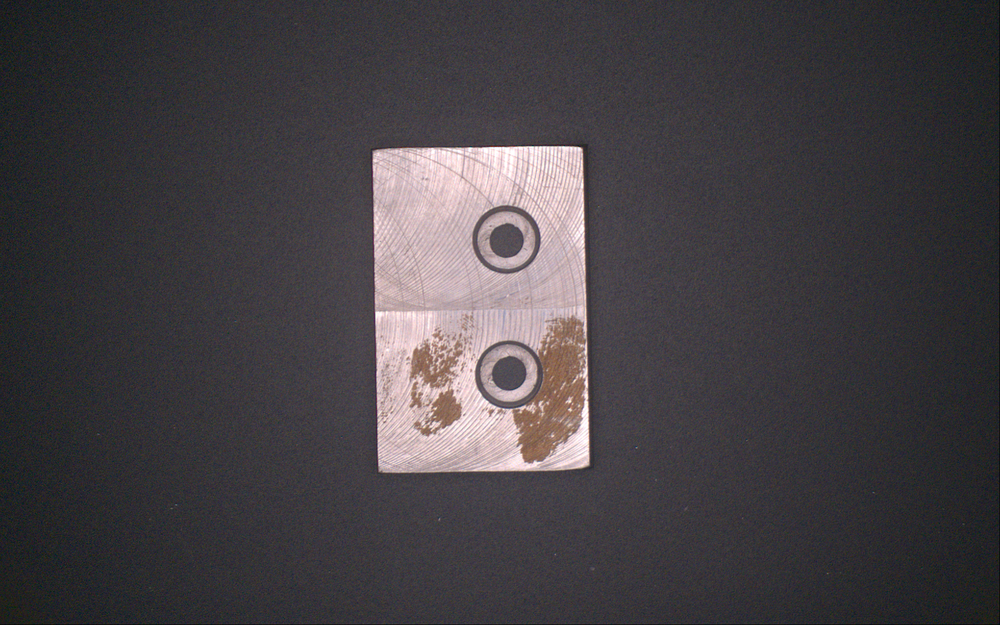
#> input picture Data/Dataset_v1/images/test/Image_001.png, 1000 x 625 px, shrunk from 1920 x 1200 before the run, found by its file name; the run also reads 1 picture not shown here
$ python mod_nn.py
#> lines starting #> are read from the running program, lines starting #| are printed output that depends on the picture; long printed decimals are rounded
import cv2
import numpy as np
import matplotlib.pyplot as plt

from skimage.exposure import match_histograms

def estimate_image_properties(image):
    # Convert to grayscale for brightness and contrast
    gray = cv2.cvtColor(image, cv2.COLOR_BGR2GRAY)

    brightness = np.mean(gray)
    contrast = np.std(gray)

    # Convert to HSV for saturation
    hsv = cv2.cvtColor(image, cv2.COLOR_BGR2HSV)
    saturation = np.mean(hsv[:, :, 1])

    return brightness, contrast, saturation

def apply_image_properties(image, brightness_delta=0.0, contrast_ratio=1.0, saturation_ratio=1.0):
    # Convert to LAB
    lab = cv2.cvtColor(image, cv2.COLOR_BGR2LAB).astype(np.float32)

    # Adjust L channel
    l = lab[:, :, 0]
    l = contrast_ratio * l + brightness_delta
    l = np.clip(l, 0, 255)
    lab[:, :, 0] = l

    img_bc = cv2.cvtColor(lab.astype(np.uint8), cv2.COLOR_LAB2BGR)

    # Adjust saturation in HSV
    hsv = cv2.cvtColor(img_bc, cv2.COLOR_BGR2HSV).astype(np.float32)
    hsv[:, :, 1] *= saturation_ratio
    hsv[:, :, 1] = np.clip(hsv[:, :, 1], 0, 255)

    result = cv2.cvtColor(hsv.astype(np.uint8), cv2.COLOR_HSV2BGR)
    return result

def match_image_style(source_img, target_img):
    src_b, src_c, src_s = estimate_image_properties(source_img)
    tgt_b, tgt_c, tgt_s = estimate_image_properties(target_img)

    print(f"Source - Brightness: {src_b:.2f}, Contrast: {src_c:.2f}, Saturation: {src_s:.2f}")
    print(f"Target - Brightness: {tgt_b:.2f}, Contrast: {tgt_c:.2f}, Saturation: {tgt_s:.2f}")

    epsilon = 1e-5  # small number to avoid div by zero

    # Brightness delta: straightforward difference
    brightness_delta = src_b - tgt_b

    # Contrast ratio: avoid div zero & clip to sane range (e.g. 0.5x to 2x)
    contrast_ratio = src_c / (tgt_c + epsilon)
    contrast_ratio = np.clip(contrast_ratio, 0.5, 2.0)

    # Saturation ratio: similarly handle zero saturation target, clip too
    saturation_ratio = src_s / (tgt_s + epsilon)
    saturation_ratio = np.clip(saturation_ratio, 0.5, 2.0)

    # Optionally, if source values are too low (near zero), set ratio to 1 to avoid weird scaling
    if src_c < epsilon:
        contrast_ratio = 1.0
    if src_s < epsilon:
        saturation_ratio = 1.0

    print(brightness_delta, contrast_ratio, saturation_ratio)

    return apply_image_properties(target_img, -5.0, 1.0, 1.0)

# --- Load source and target images ---
real_img = cv2.imread(r"C:\projects\Synth_Eye\Data\Dataset_v1\images\test\Image_001.png")
#> real_img is the input picture: shape (625, 1000, 3); mean B, G, R 68.1, 64.4, 68.6
synthetic_img = cv2.imread(r"C:\projects\Synth_Eye\Data\Dataset_v1\images\train\Image_001.png")

modified_img = match_image_style(real_img, synthetic_img)
#> in estimate_image_properties, `brightness = np.mean(gray)`: brightness = 66.05
#> in estimate_image_properties, `contrast = np.std(gray)`: contrast = 43.36
#> in estimate_image_properties, `hsv = cv2.cvtColor(image, cv2.COLOR_BGR2HSV)`: hsv: shape (625, 1000, 3); mean H, S, V 104.1, 45.1, 73.4
#> in estimate_image_properties, `saturation = np.mean(hsv[:, :, 1])`: saturation = 45.15
#> in match_image_style, `src_b, src_c, src_s = estimate_image_properties(source_img)`: src_b = 66.05; src_c = 43.36; src_s = 45.15
#> in match_image_style, `tgt_b, tgt_c, tgt_s = estimate_image_properties(target_img)`: tgt_b = 66.05; tgt_c = 43.36; tgt_s = 45.15
#| Source - Brightness: 66.05, Contrast: 43.36, Saturation: 45.15
#| Target - Brightness: 66.05, Contrast: 43.36, Saturation: 45.15
#> in match_image_style, `brightness_delta = src_b - tgt_b`: brightness_delta = 0
#> in match_image_style, `contrast_ratio = src_c / (tgt_c + epsilon)`: contrast_ratio = 1
#| 0.0 1 1
#> in apply_image_properties, `lab = cv2.cvtColor(image, cv2.COLOR_BGR2LAB).astype(np.float32)`:
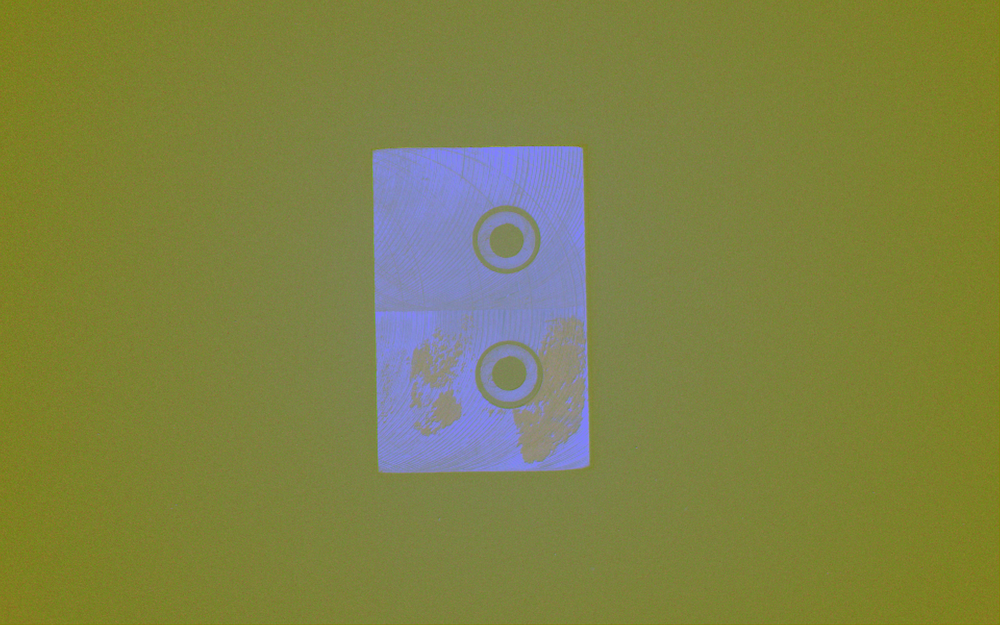
#> lab: shape (625, 1000, 3) float32; mean B, G, R 69.2, 130.7, 126.4
#> in apply_image_properties, `l = contrast_ratio * l + brightness_delta`:
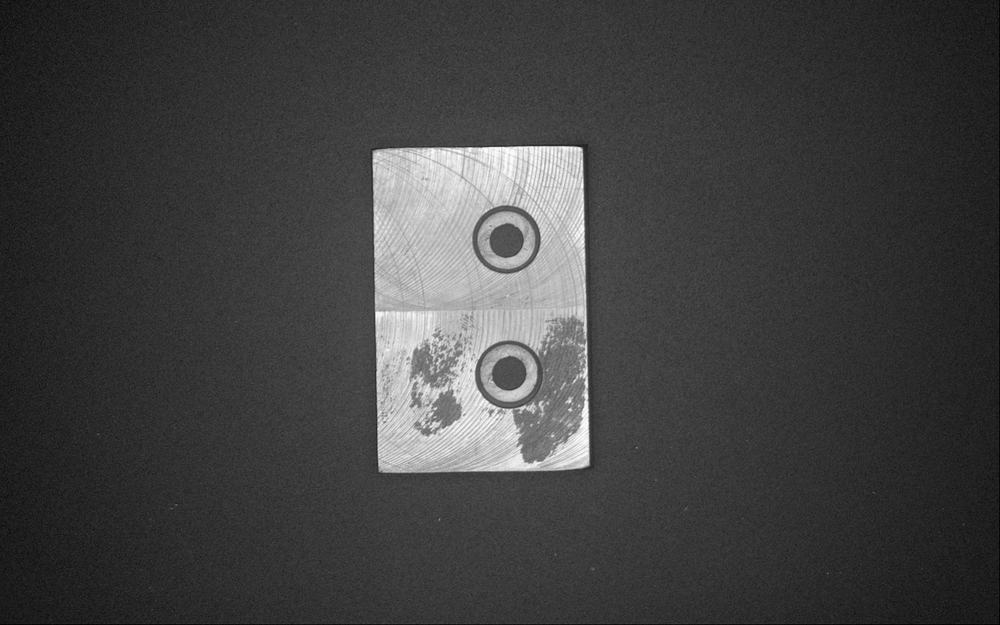
#> l: shape (625, 1000) float32; min 0, max 250, mean 64.2
#> in apply_image_properties, `hsv = cv2.cvtColor(img_bc, cv2.COLOR_BGR2HSV).astype(np.float32)`:
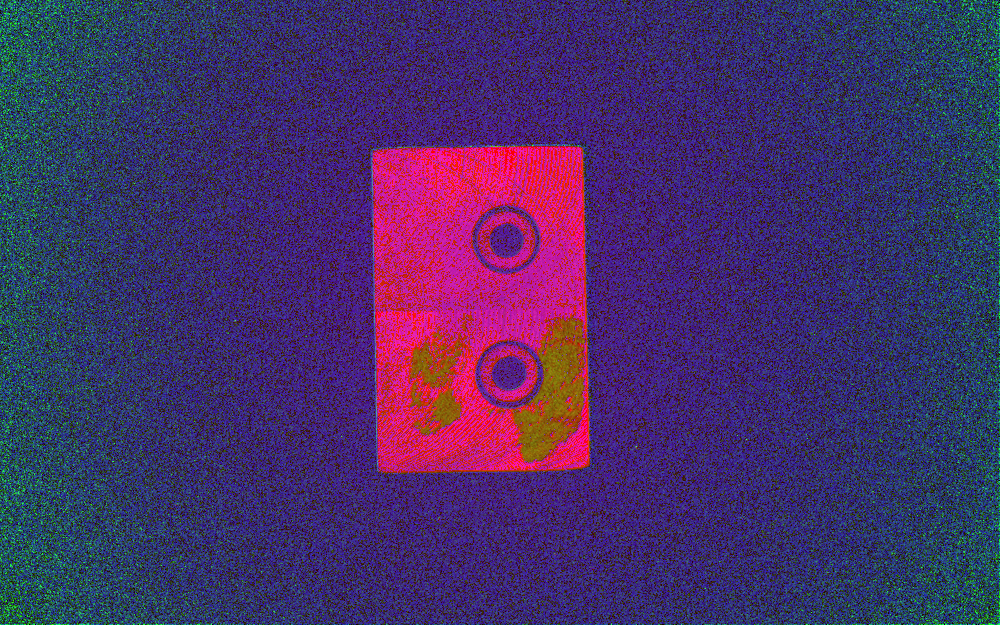
#> hsv: shape (625, 1000, 3) float32; mean B, G, R 103.2, 48.5, 69

# ---- Show result ----
plt.figure(figsize=(12, 5))
plt.subplot(1, 3, 1)
plt.title("Synthetic Image")
plt.imshow(cv2.cvtColor(synthetic_img, cv2.COLOR_BGR2RGB))
plt.axis('off')

plt.subplot(1, 3, 2)
plt.title("Modified Synthetic Image")
plt.imshow(cv2.cvtColor(modified_img, cv2.COLOR_BGR2RGB))
plt.axis('off')

plt.subplot(1, 3, 3)
plt.title("Real-World Image")
plt.imshow(cv2.cvtColor(real_img, cv2.COLOR_BGR2RGB))
plt.axis('off')

plt.tight_layout()
plt.show()
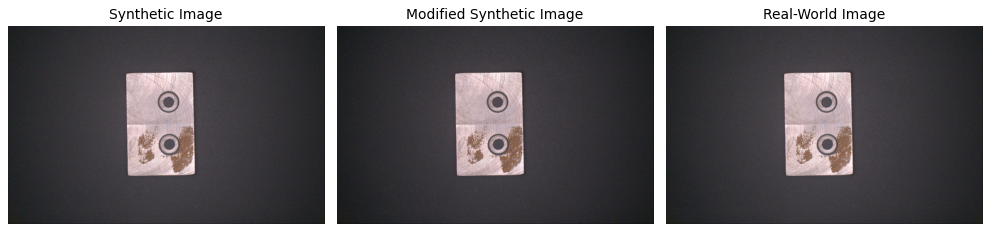
#> figure drawn by matplotlib, 3 panels
